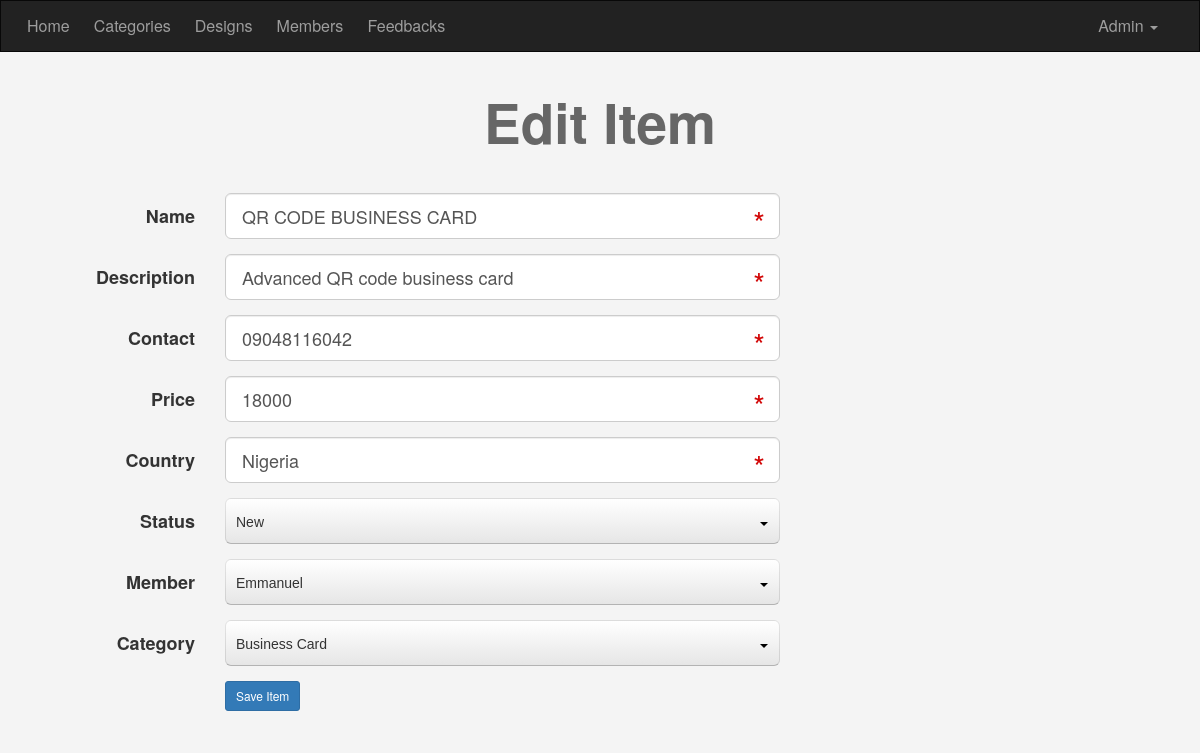
Page /admin/items.php?do=Edit&itemid=26 (signed in) on the committed database.
### tables this page shows
CREATE TABLE `items` (
  `Item_ID` int(11) NOT NULL,
  `Name` varchar(255) NOT NULL,
  `Description` text NOT NULL,
  `Price` varchar(255) NOT NULL,
  `Add_Date` date NOT NULL,
  `Country_Made` varchar(255) NOT NULL,
  `Status` varchar(255) NOT NULL,
  `Rating` smallint(6) NOT NULL,
  `Approve` tinyint(4) NOT NULL DEFAULT 0,
  `Cat_ID` int(11) NOT NULL,
  `Member_ID` int(11) NOT NULL,
  `picture` varchar(255) NOT NULL,
  `contact` varchar(255) NOT NULL
);

### admin/items.php (the view, shortened to what this page needs)
<?php
	if (isset($_SESSION['Username'])) {
		include 'init.php';
		$do = isset($_GET['do']) ? $_GET['do'] : 'Manage';
		if ($do == 'Manage') {
			$stmt = $con->prepare("SELECT
										items.*,
										categories.Name AS category_name,
										users.Username
									FROM
										items
									INNER JOIN
										categories
									ON
										categories.ID = items.Cat_ID
									INNER JOIN
										users
									ON
										users.UserID = items.Member_ID
									ORDER BY
										Item_ID DESC");
			$stmt->execute();
			$items = $stmt->fetchAll();
			if (! empty($items)) {
			?>
			<h1 class="text-center">Manage Designs</h1>
			<div class="container">
				<div class="table-responsive">
					<table class="main-table manage-members text-center table table-bordered">
						<tr>
							<td>Picture</td>
							<td>Design Name</td>
							<td>Price</td>
							<td>Adding Date</td>
							<td>Category</td>
							<td>Owner</td>
							<td>Action</td>
						</tr>
						<?php
							foreach($items as $item) {
								echo "<tr>";
									echo "<td>";
									if (empty($item['picture'])) {
										echo "<img src='uploads/default.png' alt='' />";
									} else {
										echo "<img src='uploads/items/" . $item['picture'] . "' alt='' />";
									}
									echo "</td>";
									echo "<td>" . $item['Name'] . "</td>";
									echo "<td>" . $item['Price'] . "</td>";
									echo "<td>" . $item['Add_Date'] ."</td>";
									echo "<td>" . $item['category_name'] ."</td>";
									echo "<td>" . $item['Username'] ."</td>";
									echo "<td>
										<a href='items.php?do=Edit&itemid=" . $item['Item_ID'] . "' class='btn btn-success'><i class='fa fa-edit'></i> Edit</a>
										<a href='items.php?do=Delete&itemid=" . $item['Item_ID'] . "' class='btn btn-danger confirm'><i class='fa fa-close'></i> Delete </a>";
										if ($item['Approve'] == 0) {
											echo "<a
													href='items.php?do=Approve&itemid=" . $item['Item_ID'] . "'
													class='btn btn-info activate'>
													<i class='fa fa-check'></i> Approve</a>";
										}
									echo "</td>";
								echo "</tr>";
							}
						?>
						<tr>
					</table>
				</div>
				<a href="items.php?do=Add" class="btn btn-sm btn-primary">
					<i class="fa fa-plus"></i> New Design
				</a>
			</div>
			<?php } else {
				echo '<div class="container">';
					echo '<div class="nice-message">There\'s No Designs To Show</div>';
					echo '<a href="items.php?do=Add" class="btn btn-sm btn-primary">
							<i class="fa fa-plus"></i> New Item
						</a>';
				echo '</div>';
			} ?>
			<?php
		} elseif ($do == 'Edit') {
			$itemid = isset($_GET['itemid']) && is_numeric($_GET['itemid']) ? intval($_GET['itemid']) : 0;
			$stmt = $con->prepare("SELECT * FROM items WHERE Item_ID = ?");
			$stmt->execute(array($itemid));
			$item = $stmt->fetch();
			$count = $stmt->rowCount();
			if ($count > 0) { ?>
				<h1 class="text-center">Edit Item</h1>
				<div class="container">
					<form class="form-horizontal" action="?do=Update" method="POST">
						<div class="form-group form-group-lg">
							<label class="col-sm-2 control-label">Name</label>
							<div class="col-sm-10 col-md-6">
								<input
									type="text"
									name="name"
									class="form-control"
									required="required"
									placeholder="Name of The Item"
									value="<?php echo $item['Name'] ?>" />
							</div>
						</div>
						<div class="form-group form-group-lg">
							<label class="col-sm-2 control-label">Description</label>
							<div class="col-sm-10 col-md-6">
								<input
									type="text"
									name="description"
									class="form-control"
									required="required"
									placeholder="Description of The Item"
									value="<?php echo $item['Description'] ?>" />
							</div>
						</div>
						<div class="form-group form-group-lg">
							<label class="col-sm-2 control-label">Contact</label>
							<div class="col-sm-10 col-md-6">
								<input
									type="text"
									name="contact"
									class="form-control"
									required="required"
									placeholder="Phone Number of the Item owner"
									value="<?php echo $item['contact'] ?>" />
							</div>
						</div>
						<div class="form-group form-group-lg">
							<label class="col-sm-2 control-label">Price</label>
							<div class="col-sm-10 col-md-6">
								<input
									type="text"
									name="price"
									class="form-control"
									required="required"
									placeholder="Price of The Item"
									value="<?php echo $item['Price'] ?>" />
							</div>
						</div>
						<div class="form-group form-group-lg">
							<label class="col-sm-2 control-label">Country</label>
							<div class="col-sm-10 col-md-6">
								<input
									type="text"
									name="country"
									class="form-control"
									required="required"
									placeholder="Country of Made"
									value="<?php echo $item['Country_Made'] ?>" />
							</div>
						</div>
						<div class="form-group form-group-lg">
							<label class="col-sm-2 control-label">Status</label>
							<div class="col-sm-10 col-md-6">
								<select name="status">
								</select>
							</div>
						</div>
						<div class="form-group form-group-lg">
							<label class="col-sm-2 control-label">Member</label>
							<div class="col-sm-10 col-md-6">
								<select name="member">
								</select>
							</div>
						</div>
						<div class="form-group form-group-lg">
							<label class="col-sm-2 control-label">Category</label>
							<div class="col-sm-10 col-md-6">
								<select name="category">
								</select>
							</div>
						</div>
						<div class="form-group form-group-lg">
							<div class="col-sm-offset-2 col-sm-10">
								<input type="submit" value="Save Item" class="btn btn-primary btn-sm" />
							</div>
						</div>
					</form>
				</div>
			<?php
			} else {
				echo "<div class='container'>";
				$theMsg = '<div class="alert alert-danger">Theres No Such ID</div>';
				redirectHome($theMsg);
				echo "</div>";
			}
		}
		include $tpl . 'footer.php';
	} else {
		header('Location: index.php');
		exit();
	}
?>

### admin/layout/css/backend.css (style rules this page uses)
body { background-color: #F4F4F4; font-size: 16px; height: 800px; }
.form-control { position: relative; }
h1 { font-size: 55px; margin: 40px 0; font-weight: bold; color: #666; }

### rows in the picture
items: name "QR CODE BUSINESS CARD", description "Advanced QR code business card", contact "09048116042", price "18000", country "Nigeria"

### other values in the picture
lang('HOME_ADMIN') "Home"
lang('CATEGORIES') "Categories"
lang('DESIGNS') "Designs"
lang('MEMBERS') "Members"
lang('FEEDBACKS') "Feedbacks"
